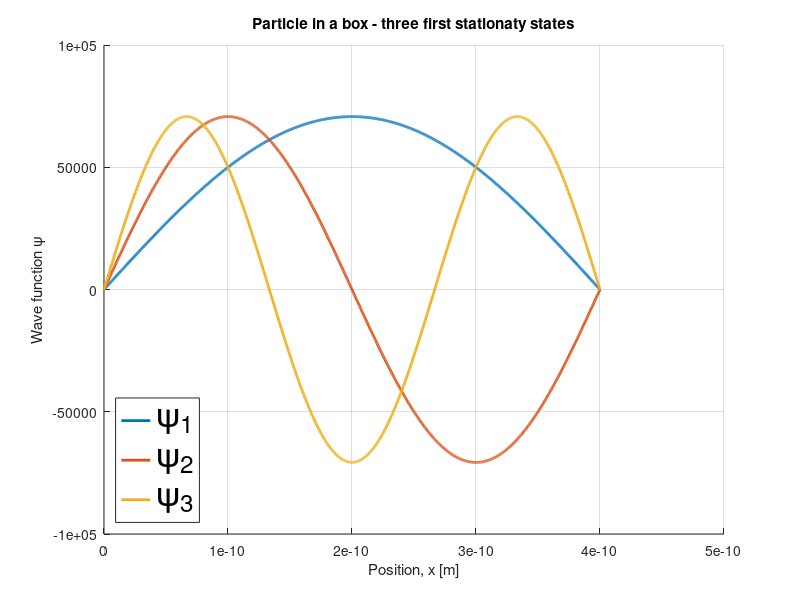

This chart was generated by the following MATLAB code:
%% Uppgift 4 %%

clc
clear
close all

% === PARAMETERS ===

L = 0.4e-9;                         % Box width [m]
x = linspace(0,L,1000);             %  [m]
h_bar = (6.63e-34) / (2*pi);        %  [J*s]


m = 9.1e31; %[kg]

% Energy levels
E_1 = (1*pi*h_bar)^2/(2*m*L^2);
E_2 = (2*pi*h_bar)^2/(2*m*L^2);
E_3 = (3*pi*h_bar)^2/(2*m*L^2);

% Stationära tillstånd och kontroll av normalisering
psi_1 = sqrt(2/L) * sin(1*pi*x/L);
norm1 = trapz(x,(abs(psi_1)).^2);
psi_2 = sqrt(2/L) * sin(2*pi*x/L);
norm2 = trapz(x,(abs(psi_2)).^2);
psi_3 = sqrt(2/L) * sin(3*pi*x/L);
norm3 = trapz(x,(abs(psi_3)).^2);


% === FIGURE ===

figure(1)
title('Particle in a box - three first stationaty states')
xlabel('Position, x [m]')
ylabel('Wave function \psi')

hold on
plot(x,psi_1, 'LineWidth',2)
plot(x,psi_2, 'LineWidth',2)
plot(x,psi_3, 'LineWidth',2)
hold off
legend('\psi_1','\psi_2','\psi_3', 'fontsize' , 25 ,'Location','southwest')
grid on
